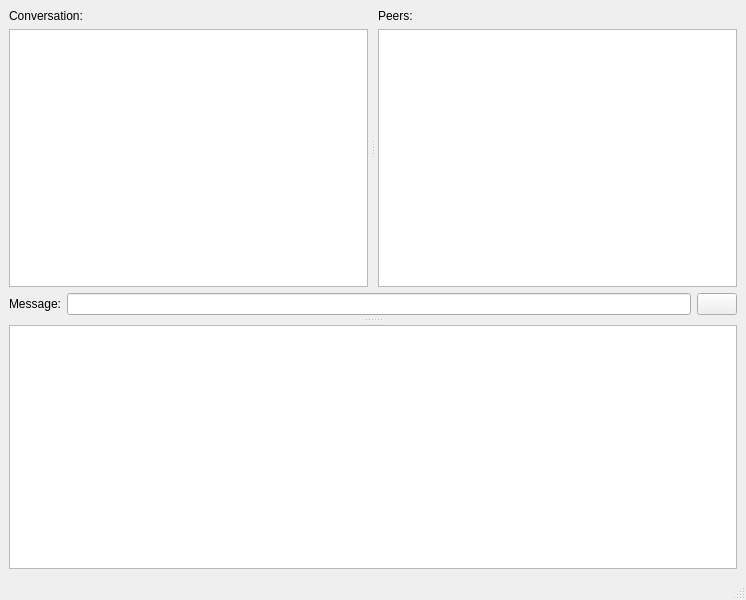
<?xml version="1.0" encoding="UTF-8"?>
<ui version="4.0">
 <class>MainWindow</class>
 <widget class="QMainWindow" name="MainWindow">
  <property name="geometry">
   <rect>
    <x>0</x>
    <y>0</y>
    <width>746</width>
    <height>600</height>
   </rect>
  </property>
  <property name="windowTitle">
   <string>Messager</string>
  </property>
  <property name="windowIcon">
   <iconset>
    <normaloff>Android-Messages-256.png</normaloff>Android-Messages-256.png</iconset>
  </property>
  <widget class="QWidget" name="centralwidget">
   <layout class="QVBoxLayout" name="verticalLayout_4">
    <item>
     <widget class="QSplitter" name="splitterLeftRight">
      <property name="frameShape">
       <enum>QFrame::NoFrame</enum>
      </property>
      <property name="orientation">
       <enum>Qt::Vertical</enum>
      </property>
      <property name="handleWidth">
       <number>10</number>
      </property>
      <widget class="QWidget" name="layoutWidget">
       <layout class="QVBoxLayout" name="verticalLayout_3">
        <item>
         <widget class="QSplitter" name="splitterUpDown">
          <property name="sizePolicy">
           <sizepolicy hsizetype="MinimumExpanding" vsizetype="MinimumExpanding">
            <horstretch>0</horstretch>
            <verstretch>0</verstretch>
           </sizepolicy>
          </property>
          <property name="minimumSize">
           <size>
            <width>0</width>
            <height>100</height>
           </size>
          </property>
          <property name="frameShape">
           <enum>QFrame::NoFrame</enum>
          </property>
          <property name="frameShadow">
           <enum>QFrame::Raised</enum>
          </property>
          <property name="orientation">
           <enum>Qt::Horizontal</enum>
          </property>
          <property name="opaqueResize">
           <bool>true</bool>
          </property>
          <property name="handleWidth">
           <number>10</number>
          </property>
          <widget class="QWidget" name="layoutWidget">
           <layout class="QVBoxLayout" name="verticalLayout" stretch="1,0">
            <item>
             <widget class="QLabel" name="label_2">
              <property name="sizePolicy">
               <sizepolicy hsizetype="Preferred" vsizetype="Preferred">
                <horstretch>70</horstretch>
                <verstretch>0</verstretch>
               </sizepolicy>
              </property>
              <property name="text">
               <string>Conversation:</string>
              </property>
             </widget>
            </item>
            <item>
             <widget class="QTableView" name="conversationView">
              <property name="sizePolicy">
               <sizepolicy hsizetype="Expanding" vsizetype="MinimumExpanding">
                <horstretch>70</horstretch>
                <verstretch>70</verstretch>
               </sizepolicy>
              </property>
              <property name="editTriggers">
               <set>QAbstractItemView::NoEditTriggers</set>
              </property>
              <property name="selectionMode">
               <enum>QAbstractItemView::SingleSelection</enum>
              </property>
              <property name="selectionBehavior">
               <enum>QAbstractItemView::SelectRows</enum>
              </property>
             </widget>
            </item>
           </layout>
          </widget>
          <widget class="QWidget" name="layoutWidget">
           <layout class="QVBoxLayout" name="verticalLayout_2">
            <item>
             <widget class="QLabel" name="label_3">
              <property name="sizePolicy">
               <sizepolicy hsizetype="Preferred" vsizetype="Preferred">
                <horstretch>30</horstretch>
                <verstretch>0</verstretch>
               </sizepolicy>
              </property>
              <property name="text">
               <string>Peers:</string>
              </property>
             </widget>
            </item>
            <item>
             <widget class="QTableView" name="peersView">
              <property name="sizePolicy">
               <sizepolicy hsizetype="Preferred" vsizetype="MinimumExpanding">
                <horstretch>30</horstretch>
                <verstretch>0</verstretch>
               </sizepolicy>
              </property>
              <property name="baseSize">
               <size>
                <width>0</width>
                <height>0</height>
               </size>
              </property>
              <property name="editTriggers">
               <set>QAbstractItemView::NoEditTriggers</set>
              </property>
              <property name="selectionMode">
               <enum>QAbstractItemView::SingleSelection</enum>
              </property>
              <property name="selectionBehavior">
               <enum>QAbstractItemView::SelectRows</enum>
              </property>
             </widget>
            </item>
           </layout>
          </widget>
         </widget>
        </item>
        <item>
         <layout class="QHBoxLayout" name="horizontalLayout">
          <item>
           <widget class="QLabel" name="label">
            <property name="text">
             <string>Message:</string>
            </property>
           </widget>
          </item>
          <item>
           <widget class="QLineEdit" name="newMessage"/>
          </item>
          <item>
           <widget class="QPushButton" name="sendButton">
            <property name="cursor">
             <cursorShape>PointingHandCursor</cursorShape>
            </property>
            <property name="toolTip">
             <string>Send</string>
            </property>
            <property name="text">
             <string/>
            </property>
            <property name="icon">
             <iconset>
              <normaloff>Gnome-Document-Send-64.png</normaloff>Gnome-Document-Send-64.png</iconset>
            </property>
           </widget>
          </item>
         </layout>
        </item>
       </layout>
      </widget>
      <widget class="QTextEdit" name="logView">
       <property name="sizePolicy">
        <sizepolicy hsizetype="Expanding" vsizetype="Preferred">
         <horstretch>0</horstretch>
         <verstretch>0</verstretch>
        </sizepolicy>
       </property>
       <property name="minimumSize">
        <size>
         <width>0</width>
         <height>100</height>
        </size>
       </property>
       <property name="maximumSize">
        <size>
         <width>16777215</width>
         <height>16777215</height>
        </size>
       </property>
       <property name="readOnly">
        <bool>true</bool>
       </property>
      </widget>
     </widget>
    </item>
   </layout>
  </widget>
  <widget class="QMenuBar" name="menubar">
   <property name="geometry">
    <rect>
     <x>0</x>
     <y>0</y>
     <width>746</width>
     <height>21</height>
    </rect>
   </property>
  </widget>
  <widget class="QStatusBar" name="statusbar"/>
 </widget>
 <resources/>
 <connections/>
</ui>
